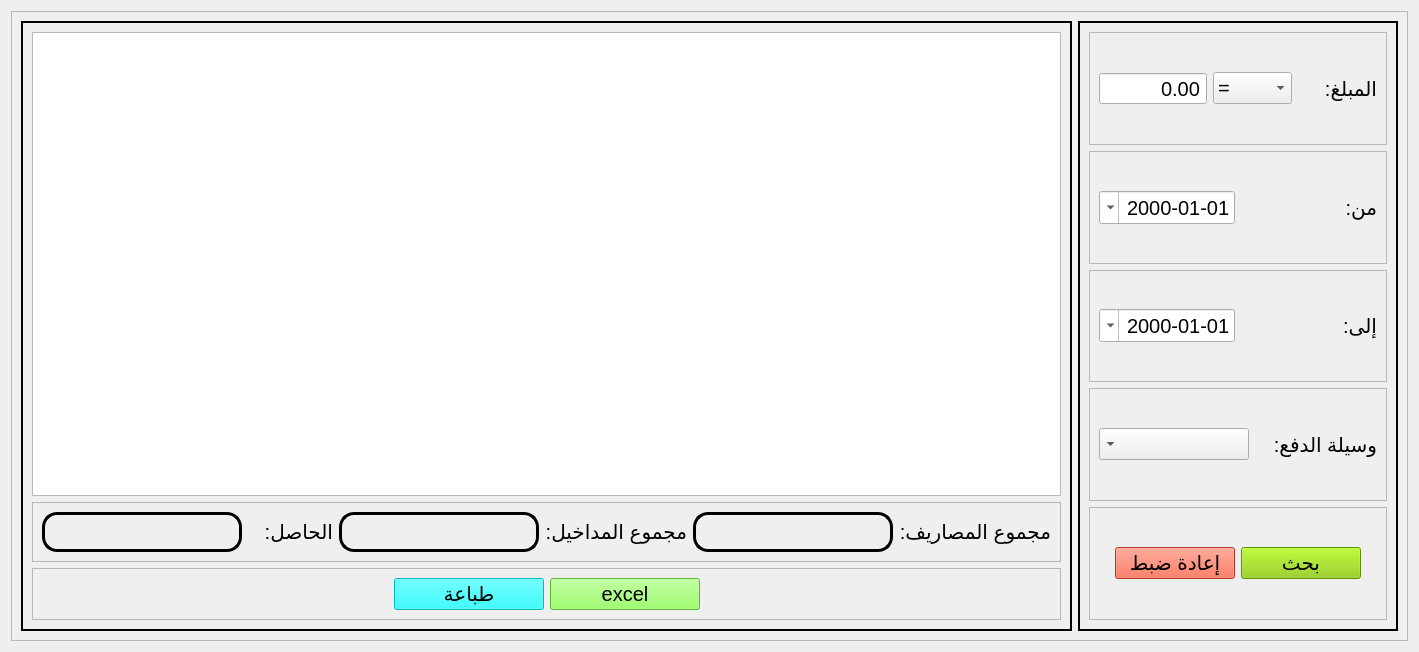
<?xml version="1.0" encoding="UTF-8"?>
<ui version="4.0">
 <class>soldeform</class>
 <widget class="QWidget" name="soldeform">
  <property name="geometry">
   <rect>
    <x>0</x>
    <y>0</y>
    <width>1419</width>
    <height>652</height>
   </rect>
  </property>
  <property name="windowTitle">
   <string>Form</string>
  </property>
  <layout class="QVBoxLayout" name="verticalLayout_3">
   <item>
    <widget class="QFrame" name="frame_10">
     <property name="frameShape">
      <enum>QFrame::Shape::StyledPanel</enum>
     </property>
     <property name="frameShadow">
      <enum>QFrame::Shadow::Raised</enum>
     </property>
     <layout class="QHBoxLayout" name="horizontalLayout_8">
      <item>
       <widget class="QFrame" name="frame_3">
        <property name="sizePolicy">
         <sizepolicy hsizetype="Expanding" vsizetype="Expanding">
          <horstretch>0</horstretch>
          <verstretch>0</verstretch>
         </sizepolicy>
        </property>
        <property name="frameShape">
         <enum>QFrame::Shape::Box</enum>
        </property>
        <property name="frameShadow">
         <enum>QFrame::Shadow::Plain</enum>
        </property>
        <property name="lineWidth">
         <number>2</number>
        </property>
        <layout class="QVBoxLayout" name="verticalLayout_2">
         <item>
          <widget class="QTableView" name="tbl">
           <property name="font">
            <font>
             <pointsize>15</pointsize>
            </font>
           </property>
           <property name="layoutDirection">
            <enum>Qt::LayoutDirection::RightToLeft</enum>
           </property>
           <property name="editTriggers">
            <set>QAbstractItemView::EditTrigger::NoEditTriggers</set>
           </property>
           <property name="alternatingRowColors">
            <bool>true</bool>
           </property>
           <property name="verticalScrollMode">
            <enum>QAbstractItemView::ScrollMode::ScrollPerPixel</enum>
           </property>
           <property name="horizontalScrollMode">
            <enum>QAbstractItemView::ScrollMode::ScrollPerPixel</enum>
           </property>
           <property name="showGrid">
            <bool>false</bool>
           </property>
           <attribute name="horizontalHeaderMinimumSectionSize">
            <number>180</number>
           </attribute>
           <attribute name="horizontalHeaderDefaultSectionSize">
            <number>180</number>
           </attribute>
           <attribute name="verticalHeaderCascadingSectionResizes">
            <bool>true</bool>
           </attribute>
           <attribute name="verticalHeaderDefaultSectionSize">
            <number>35</number>
           </attribute>
          </widget>
         </item>
         <item>
          <widget class="QFrame" name="frame_11">
           <property name="frameShape">
            <enum>QFrame::Shape::StyledPanel</enum>
           </property>
           <property name="frameShadow">
            <enum>QFrame::Shadow::Raised</enum>
           </property>
           <layout class="QHBoxLayout" name="horizontalLayout_9">
            <item>
             <widget class="QLabel" name="solde">
              <property name="sizePolicy">
               <sizepolicy hsizetype="Minimum" vsizetype="Preferred">
                <horstretch>0</horstretch>
                <verstretch>0</verstretch>
               </sizepolicy>
              </property>
              <property name="minimumSize">
               <size>
                <width>200</width>
                <height>40</height>
               </size>
              </property>
              <property name="maximumSize">
               <size>
                <width>16777215</width>
                <height>50</height>
               </size>
              </property>
              <property name="font">
               <font>
                <pointsize>15</pointsize>
               </font>
              </property>
              <property name="styleSheet">
               <string notr="true">border: 3px solid black; 
border-radius: 15px</string>
              </property>
              <property name="text">
               <string/>
              </property>
              <property name="alignment">
               <set>Qt::AlignmentFlag::AlignCenter</set>
              </property>
             </widget>
            </item>
            <item>
             <widget class="QLabel" name="label_20">
              <property name="font">
               <font>
                <pointsize>15</pointsize>
               </font>
              </property>
              <property name="layoutDirection">
               <enum>Qt::LayoutDirection::RightToLeft</enum>
              </property>
              <property name="text">
               <string>الحاصل:</string>
              </property>
              <property name="alignment">
               <set>Qt::AlignmentFlag::AlignLeading|Qt::AlignmentFlag::AlignLeft|Qt::AlignmentFlag::AlignVCenter</set>
              </property>
             </widget>
            </item>
            <item>
             <widget class="QLabel" name="total_in">
              <property name="sizePolicy">
               <sizepolicy hsizetype="Minimum" vsizetype="Preferred">
                <horstretch>0</horstretch>
                <verstretch>0</verstretch>
               </sizepolicy>
              </property>
              <property name="minimumSize">
               <size>
                <width>200</width>
                <height>40</height>
               </size>
              </property>
              <property name="maximumSize">
               <size>
                <width>16777215</width>
                <height>50</height>
               </size>
              </property>
              <property name="font">
               <font>
                <pointsize>15</pointsize>
               </font>
              </property>
              <property name="styleSheet">
               <string notr="true">border: 3px solid black; 
border-radius: 15px</string>
              </property>
              <property name="text">
               <string/>
              </property>
              <property name="alignment">
               <set>Qt::AlignmentFlag::AlignCenter</set>
              </property>
             </widget>
            </item>
            <item>
             <widget class="QLabel" name="label_21">
              <property name="font">
               <font>
                <pointsize>15</pointsize>
               </font>
              </property>
              <property name="layoutDirection">
               <enum>Qt::LayoutDirection::RightToLeft</enum>
              </property>
              <property name="text">
               <string>مجموع المداخيل:</string>
              </property>
              <property name="alignment">
               <set>Qt::AlignmentFlag::AlignLeading|Qt::AlignmentFlag::AlignLeft|Qt::AlignmentFlag::AlignVCenter</set>
              </property>
             </widget>
            </item>
            <item>
             <widget class="QLabel" name="total_out">
              <property name="sizePolicy">
               <sizepolicy hsizetype="Minimum" vsizetype="Preferred">
                <horstretch>0</horstretch>
                <verstretch>0</verstretch>
               </sizepolicy>
              </property>
              <property name="minimumSize">
               <size>
                <width>200</width>
                <height>40</height>
               </size>
              </property>
              <property name="maximumSize">
               <size>
                <width>16777215</width>
                <height>50</height>
               </size>
              </property>
              <property name="font">
               <font>
                <pointsize>15</pointsize>
               </font>
              </property>
              <property name="styleSheet">
               <string notr="true">border: 3px solid black; 
border-radius: 15px</string>
              </property>
              <property name="text">
               <string/>
              </property>
              <property name="alignment">
               <set>Qt::AlignmentFlag::AlignCenter</set>
              </property>
             </widget>
            </item>
            <item>
             <widget class="QLabel" name="label_19">
              <property name="font">
               <font>
                <pointsize>15</pointsize>
               </font>
              </property>
              <property name="layoutDirection">
               <enum>Qt::LayoutDirection::RightToLeft</enum>
              </property>
              <property name="text">
               <string>مجموع المصاريف:</string>
              </property>
              <property name="alignment">
               <set>Qt::AlignmentFlag::AlignLeading|Qt::AlignmentFlag::AlignLeft|Qt::AlignmentFlag::AlignVCenter</set>
              </property>
             </widget>
            </item>
           </layout>
          </widget>
         </item>
         <item>
          <widget class="QFrame" name="frame_7">
           <property name="frameShape">
            <enum>QFrame::Shape::StyledPanel</enum>
           </property>
           <property name="frameShadow">
            <enum>QFrame::Shadow::Raised</enum>
           </property>
           <layout class="QHBoxLayout" name="horizontalLayout_5">
            <item>
             <spacer name="horizontalSpacer">
              <property name="orientation">
               <enum>Qt::Orientation::Horizontal</enum>
              </property>
              <property name="sizeHint" stdset="0">
               <size>
                <width>40</width>
                <height>20</height>
               </size>
              </property>
             </spacer>
            </item>
            <item>
             <widget class="QPushButton" name="printing_btn">
              <property name="minimumSize">
               <size>
                <width>150</width>
                <height>30</height>
               </size>
              </property>
              <property name="font">
               <font>
                <pointsize>15</pointsize>
               </font>
              </property>
              <property name="styleSheet">
               <string notr="true">background-color: rgb(0, 255, 255);</string>
              </property>
              <property name="text">
               <string>طباعة</string>
              </property>
              <property name="shortcut">
               <string>Ctrl+P</string>
              </property>
             </widget>
            </item>
            <item>
             <widget class="QPushButton" name="export_btn">
              <property name="minimumSize">
               <size>
                <width>150</width>
                <height>30</height>
               </size>
              </property>
              <property name="font">
               <font>
                <pointsize>15</pointsize>
               </font>
              </property>
              <property name="styleSheet">
               <string notr="true">background-color: rgb(127, 255, 67);</string>
              </property>
              <property name="text">
               <string>excel</string>
              </property>
              <property name="shortcut">
               <string>Ctrl+E</string>
              </property>
             </widget>
            </item>
            <item>
             <spacer name="horizontalSpacer_3">
              <property name="orientation">
               <enum>Qt::Orientation::Horizontal</enum>
              </property>
              <property name="sizeHint" stdset="0">
               <size>
                <width>40</width>
                <height>20</height>
               </size>
              </property>
             </spacer>
            </item>
           </layout>
          </widget>
         </item>
        </layout>
       </widget>
      </item>
      <item>
       <widget class="QFrame" name="frame_4">
        <property name="sizePolicy">
         <sizepolicy hsizetype="Expanding" vsizetype="Expanding">
          <horstretch>0</horstretch>
          <verstretch>0</verstretch>
         </sizepolicy>
        </property>
        <property name="maximumSize">
         <size>
          <width>320</width>
          <height>16777215</height>
         </size>
        </property>
        <property name="frameShape">
         <enum>QFrame::Shape::Box</enum>
        </property>
        <property name="frameShadow">
         <enum>QFrame::Shadow::Plain</enum>
        </property>
        <property name="lineWidth">
         <number>2</number>
        </property>
        <layout class="QVBoxLayout" name="verticalLayout">
         <item>
          <widget class="QFrame" name="frame_9">
           <property name="frameShape">
            <enum>QFrame::Shape::StyledPanel</enum>
           </property>
           <property name="frameShadow">
            <enum>QFrame::Shadow::Raised</enum>
           </property>
           <layout class="QHBoxLayout" name="horizontalLayout">
            <item>
             <widget class="QDoubleSpinBox" name="price_input">
              <property name="minimumSize">
               <size>
                <width>0</width>
                <height>30</height>
               </size>
              </property>
              <property name="font">
               <font>
                <pointsize>15</pointsize>
               </font>
              </property>
              <property name="layoutDirection">
               <enum>Qt::LayoutDirection::RightToLeft</enum>
              </property>
              <property name="alignment">
               <set>Qt::AlignmentFlag::AlignRight|Qt::AlignmentFlag::AlignTrailing|Qt::AlignmentFlag::AlignVCenter</set>
              </property>
              <property name="buttonSymbols">
               <enum>QAbstractSpinBox::ButtonSymbols::NoButtons</enum>
              </property>
              <property name="maximum">
               <double>111111111111111115071913726050304.000000000000000</double>
              </property>
             </widget>
            </item>
            <item>
             <widget class="QComboBox" name="operatore">
              <property name="font">
               <font>
                <pointsize>15</pointsize>
               </font>
              </property>
              <property name="layoutDirection">
               <enum>Qt::LayoutDirection::LeftToRight</enum>
              </property>
              <item>
               <property name="text">
                <string>=</string>
               </property>
              </item>
              <item>
               <property name="text">
                <string>&lt;</string>
               </property>
              </item>
              <item>
               <property name="text">
                <string>&gt;</string>
               </property>
              </item>
              <item>
               <property name="text">
                <string>&gt;=</string>
               </property>
              </item>
              <item>
               <property name="text">
                <string>&lt;=</string>
               </property>
              </item>
             </widget>
            </item>
            <item>
             <widget class="QLabel" name="label_7">
              <property name="font">
               <font>
                <pointsize>15</pointsize>
               </font>
              </property>
              <property name="text">
               <string>المبلغ:</string>
              </property>
             </widget>
            </item>
           </layout>
          </widget>
         </item>
         <item>
          <widget class="QFrame" name="frame_6">
           <property name="frameShape">
            <enum>QFrame::Shape::StyledPanel</enum>
           </property>
           <property name="frameShadow">
            <enum>QFrame::Shadow::Raised</enum>
           </property>
           <layout class="QHBoxLayout" name="horizontalLayout_4">
            <item>
             <widget class="QDateEdit" name="du">
              <property name="font">
               <font>
                <pointsize>15</pointsize>
               </font>
              </property>
              <property name="layoutDirection">
               <enum>Qt::LayoutDirection::RightToLeft</enum>
              </property>
              <property name="alignment">
               <set>Qt::AlignmentFlag::AlignRight|Qt::AlignmentFlag::AlignTrailing|Qt::AlignmentFlag::AlignVCenter</set>
              </property>
              <property name="displayFormat">
               <string>dd-MM-yyyy</string>
              </property>
              <property name="calendarPopup">
               <bool>true</bool>
              </property>
             </widget>
            </item>
            <item>
             <widget class="QLabel" name="label_9">
              <property name="font">
               <font>
                <pointsize>15</pointsize>
               </font>
              </property>
              <property name="text">
               <string>من:</string>
              </property>
             </widget>
            </item>
           </layout>
          </widget>
         </item>
         <item>
          <widget class="QFrame" name="frame_5">
           <property name="frameShape">
            <enum>QFrame::Shape::StyledPanel</enum>
           </property>
           <property name="frameShadow">
            <enum>QFrame::Shadow::Raised</enum>
           </property>
           <layout class="QHBoxLayout" name="horizontalLayout_3">
            <item>
             <widget class="QDateEdit" name="to">
              <property name="font">
               <font>
                <pointsize>15</pointsize>
               </font>
              </property>
              <property name="layoutDirection">
               <enum>Qt::LayoutDirection::RightToLeft</enum>
              </property>
              <property name="alignment">
               <set>Qt::AlignmentFlag::AlignRight|Qt::AlignmentFlag::AlignTrailing|Qt::AlignmentFlag::AlignVCenter</set>
              </property>
              <property name="displayFormat">
               <string>dd-MM-yyyy</string>
              </property>
              <property name="calendarPopup">
               <bool>true</bool>
              </property>
             </widget>
            </item>
            <item>
             <widget class="QLabel" name="label_8">
              <property name="font">
               <font>
                <pointsize>15</pointsize>
               </font>
              </property>
              <property name="text">
               <string>إلى:</string>
              </property>
             </widget>
            </item>
           </layout>
          </widget>
         </item>
         <item>
          <widget class="QFrame" name="frame_2">
           <property name="frameShape">
            <enum>QFrame::Shape::StyledPanel</enum>
           </property>
           <property name="frameShadow">
            <enum>QFrame::Shadow::Raised</enum>
           </property>
           <layout class="QHBoxLayout" name="horizontalLayout_2">
            <item>
             <widget class="QComboBox" name="way">
              <property name="minimumSize">
               <size>
                <width>150</width>
                <height>0</height>
               </size>
              </property>
              <property name="font">
               <font>
                <pointsize>15</pointsize>
               </font>
              </property>
              <property name="layoutDirection">
               <enum>Qt::LayoutDirection::RightToLeft</enum>
              </property>
             </widget>
            </item>
            <item>
             <widget class="QLabel" name="label_11">
              <property name="font">
               <font>
                <pointsize>15</pointsize>
               </font>
              </property>
              <property name="text">
               <string>وسيلة الدفع:</string>
              </property>
             </widget>
            </item>
           </layout>
          </widget>
         </item>
         <item>
          <widget class="QFrame" name="frame_32">
           <property name="frameShape">
            <enum>QFrame::Shape::StyledPanel</enum>
           </property>
           <property name="frameShadow">
            <enum>QFrame::Shadow::Raised</enum>
           </property>
           <layout class="QHBoxLayout" name="horizontalLayout_24">
            <item>
             <spacer name="horizontalSpacer_19">
              <property name="orientation">
               <enum>Qt::Orientation::Horizontal</enum>
              </property>
              <property name="sizeHint" stdset="0">
               <size>
                <width>318</width>
                <height>20</height>
               </size>
              </property>
             </spacer>
            </item>
            <item>
             <widget class="QPushButton" name="reset_btn">
              <property name="minimumSize">
               <size>
                <width>120</width>
                <height>30</height>
               </size>
              </property>
              <property name="font">
               <font>
                <pointsize>15</pointsize>
               </font>
              </property>
              <property name="styleSheet">
               <string notr="true">background-color: rgb(255, 75, 43);</string>
              </property>
              <property name="text">
               <string>إعادة ضبط</string>
              </property>
              <property name="shortcut">
               <string>Esc</string>
              </property>
             </widget>
            </item>
            <item>
             <widget class="QPushButton" name="search_btn">
              <property name="minimumSize">
               <size>
                <width>120</width>
                <height>30</height>
               </size>
              </property>
              <property name="font">
               <font>
                <pointsize>15</pointsize>
               </font>
              </property>
              <property name="styleSheet">
               <string notr="true">background-color: rgb(135, 202, 0);
</string>
              </property>
              <property name="text">
               <string>بحث</string>
              </property>
              <property name="shortcut">
               <string>Return</string>
              </property>
             </widget>
            </item>
            <item>
             <spacer name="horizontalSpacer_20">
              <property name="orientation">
               <enum>Qt::Orientation::Horizontal</enum>
              </property>
              <property name="sizeHint" stdset="0">
               <size>
                <width>317</width>
                <height>20</height>
               </size>
              </property>
             </spacer>
            </item>
           </layout>
          </widget>
         </item>
        </layout>
       </widget>
      </item>
     </layout>
    </widget>
   </item>
  </layout>
 </widget>
 <resources/>
 <connections/>
</ui>
